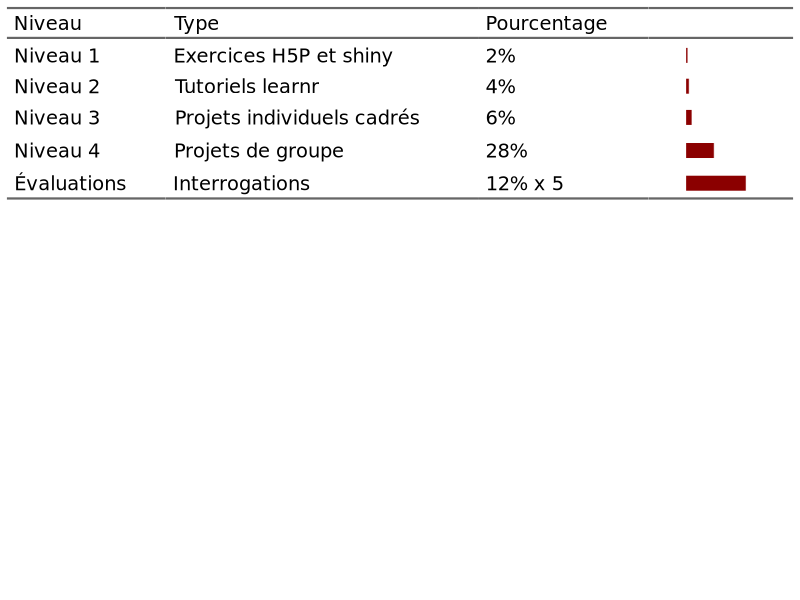

Write the R code that produced this figure.
## ---- chunk 1
knitr::opts_chunk$set(echo = FALSE, warning = FALSE, message = FALSE)
# SciViews::R
## ---- chunk 2
ec <- data.frame(
  Niveau = c("Niveau 1", "Niveau 2", "Niveau 3", "Niveau 4", "Évaluations"),
  Type = c("Exercices H5P et shiny", "Tutoriels learnr", "Projets individuels cadrés", "Projets de groupe", "Interrogations"),
  Pourcentage = c("2%", "4%", "6%", "28%", "12% x 5"),
  Fraction = c(2, 4, 6, 28, 60)
)
library(flextable)
set_flextable_defaults(font.size = 14, background.color = "white")
flextable(ec) |>
  theme_booktabs() |>
  set_table_properties(width = 1) |>
  mk_par(j = 4, value = as_paragraph(
    minibar(value = Fraction,
      max = 100, height = .15, barcol = "darkred")), part = "body") |>
  set_header_labels(Fraction = "") |>
  autofit() |>
  plot(fit = "width", just = NULL)
